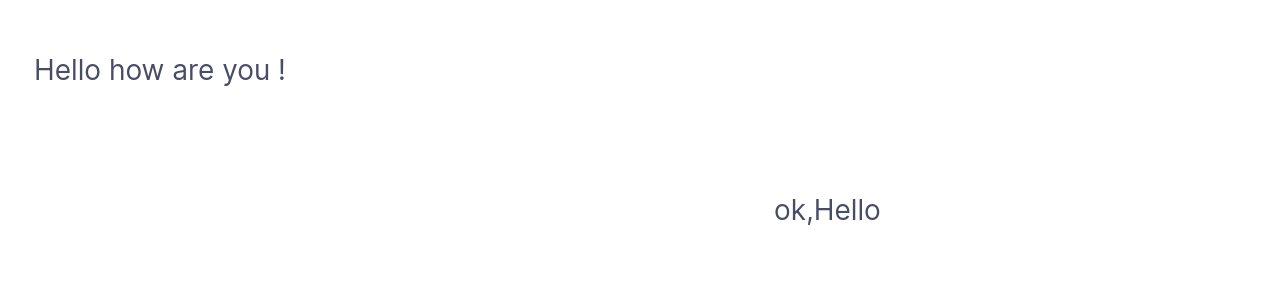
#> input picture Open-cv-detections/document-field-detection-using-template-matching/example1/doc.jpg, 1282 x 282 px, given in place of the camera
$ python main.py
#> lines starting #> are read from the running program, lines starting #| are printed output that depends on the picture; after the words box and inside, x2 and y2 are one past the last pixel; in counts of white or black regions, pixels touching at a corner belong together
### MyProjects/distance-calculator/example2/VideoStreamer.py
import cv2
import numpy as np
from DistanceCalculator import DistanceCalculator


# Frame Width & Height
FRAME_WIDTH = 640
FRAME_HEIGHT = 490
VIDEO_PATH = 0


class RealTimeVideoStreamer:
    """
    RealTimeVideoStreamer : stream video
    """
    CLAHE = cv2.createCLAHE(clipLimit=2.0, tileGridSize=(8, 8))
    vidCapture = None

    def __init__(self, distance_calculator: DistanceCalculator):
        self.__init_video_capture(
            video_path=VIDEO_PATH, frame_w=FRAME_WIDTH, frame_h=FRAME_HEIGHT)
        self.distance_calculator = distance_calculator

    def __init_video_capture(self, video_path: int, frame_w: int, frame_h: int):
#> (key Esc is pressed here)
        self.vidCapture = cv2.VideoCapture(video_path)
        self.vidCapture.set(cv2.CAP_PROP_FRAME_WIDTH, frame_w)
        self.vidCapture.set(cv2.CAP_PROP_FRAME_HEIGHT, frame_h)

    def read_frame(self) -> np.ndarray:
        ret, frame = self.vidCapture.read()
#> frame is the input picture: shape (282, 1282, 3); mean B, G, R 254.2, 254, 254
        return ret, frame

    def execute(self, wait_key_delay=33, quit_key='q', frame_period_s=0.2, applay_delay=True):
        frame_cnt = 0
        while cv2.waitKey(delay=wait_key_delay) != ord(quit_key) and self.vidCapture.isOpened():
            ret, frame = self.read_frame()
#> ret = True
            if ret == True:
                original_image = frame.copy()
                frame = cv2.resize(src=frame, dsize=(960, 540))
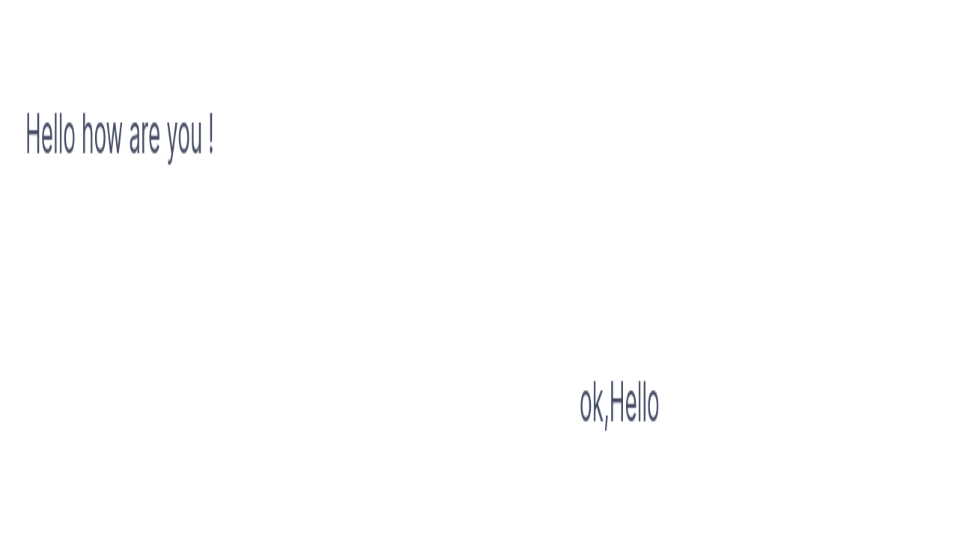
#> frame: shape (540, 960, 3); mean B, G, R 254.2, 254, 254
                original_image = cv2.resize(
                    src=original_image, dsize=(960, 540))
                if applay_delay:
                    frame_cnt += 1
                    if frame_cnt % (frame_period_s * 10) == 0:
                        frame_cnt = 0
                        self.distance_calculator.calc_distance(
                            original=original_image)
                else:
                    self.distance_calculator.calc_distance(
                        original=original_image)
                cv2.imshow('Original', original_image)
        cv2.destroyAllWindows()
        self.vidCapture.release()

### MyProjects/distance-calculator/example2/DistanceCalculator.py
import imutils
import cv2
import numpy as np


class DistanceCalculator:
    def __init__(self, distance_ref, width_ref, pixels):
        self.distance_ref = distance_ref
        self.width_ref = width_ref
        self.focal_ref = (pixels*distance_ref)/width_ref

    def find_object(self, original):
        """

        find object that went to calculate camera-object distance

        we can applay a mask to take only region of intrest
        but here we applay only max contour detection
        """

        # convert the image to grayscale, blur it, and detect edges
        gray = cv2.cvtColor(original, cv2.COLOR_BGR2GRAY)
        gray = cv2.GaussianBlur(gray, (5, 5), 0)
        edged = cv2.Canny(gray, 35, 125)
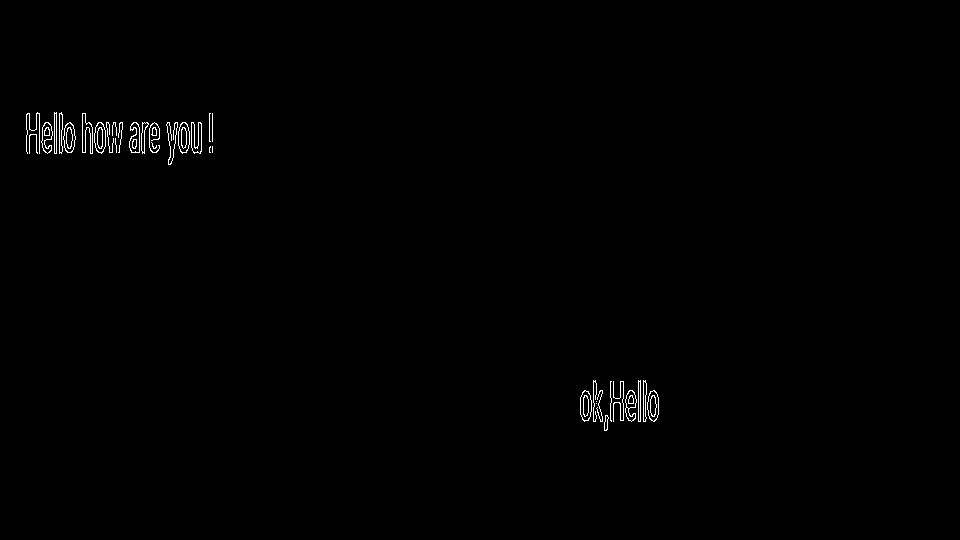
#> edged: shape (540, 960); 0.51% white in thin lines or dots, all inside (x1, y1, x2, y2) = (26, 112, 659, 431)

        # find the contours in the edged image and keep the largest one
        cnts = cv2.findContours(
            edged.copy(), cv2.RETR_LIST, cv2.CHAIN_APPROX_SIMPLE)
#> cnts = 70 contours, 19 with area under 20; largest, box (x1, y1, x2, y2) and area: (178, 122, 190, 154) 278, (580, 390, 592, 422) 276, (94, 122, 106, 154) 274, (647, 390, 659, 422) 272, (63, 122, 76, 153) 271
        cnts = imutils.grab_contours(cnts)
        cv2.drawContours(original, cnts, -1, (0, 0, 255))
        if len(cnts):
            c = max(cnts, key=cv2.contourArea)
#> c = contour of 26 points, box (x1, y1, x2, y2) (178, 122, 190, 154), area 278
            return cv2.minAreaRect(c)
        else:
            return (0, 0), (self.width_ref, 0), 0

    def _calc_distance(self, pixels):
        """ real distance"""
        return (self.width_ref*self.focal_ref)/pixels

    def calc_distance(self, original):
        """ calculate camera-object distance """
        # applay rectangle max area filter and draw contours
        (x, y), (width, height), angle = self.find_object(original=original)
#> x = 183.5; y = 137.5; width = 31; height = 11; angle = -90
        print("distance %d" % self._calc_distance(width))
#| distance 14
        box = cv2.boxPoints(((x, y), (width, height), angle))
#> box = [[189, 153], [178, 153], [178, 122], [189, 122]]
        box = np.int0(box)
        cv2.drawContours(original, [box], -1, (0, 255, 0), 2)
        cv2.putText(original, "%.2f cm" % (self._calc_distance(
            width)), (2, 506), cv2.FONT_HERSHEY_SIMPLEX, 2.0, (0, 255, 0), 2)
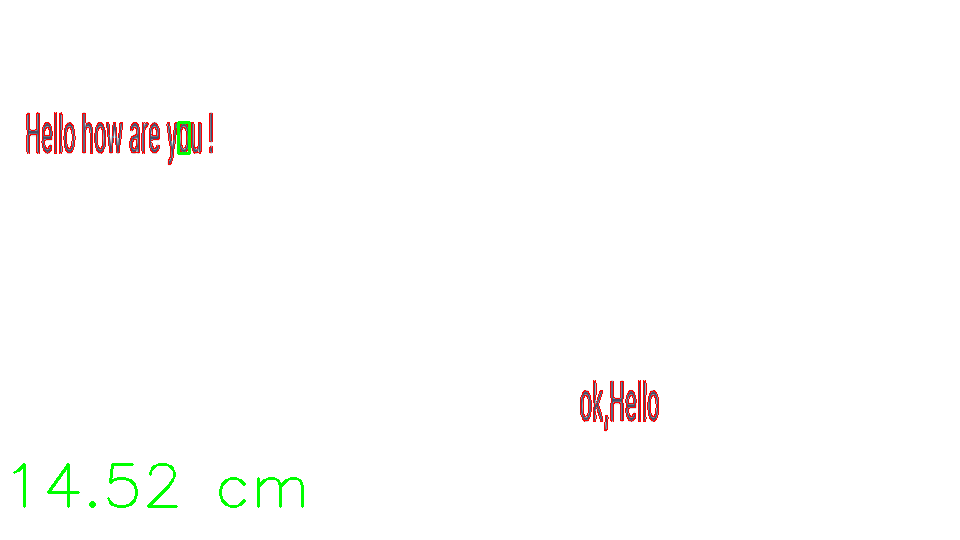
#> original: shape (540, 960, 3); mean B, G, R 252.1, 253, 253.3

### MyProjects/distance-calculator/example2/main.py
"""
    Find distance from camera to object using Python and OpenCV
    Triangle Similarity for Object/Marker to Camera Distance
    camera caractr
        Webcam Name:	HP Webcam-101
        Quality Rating:	71
        Built-in Microphone:	None
        Built-in Speaker:	None
        Frame rate:	8 FPS
        Stream Type:	video
        Image Mode:	rgb
        Webcam MegaPixels:	0.31 MP
        Webcam Resolution:	640×480
        Video Standard:	VGA
        Aspect Ratio:	1.33
        PNG File Size:	456.73 kB
        JPEG File Size:	260.46 kB
        Bitrate:	2.11 MB/s
        Number of Colors:	80563
        Lightness:	72.16%
        Luminosity:	71.98%
        Brightness:	72.03%
        Hue:	15°
        Saturation:	2.82%
"""
from DistanceCalculator import DistanceCalculator
from VideoStreamer import RealTimeVideoStreamer


if __name__ == "__main__":
    distance_ref, width_ref, pixels = 30, 3, 15 # en cm
    distance_calculator = DistanceCalculator(distance_ref, width_ref, pixels)
    RealTimeVideoStreamer(distance_calculator=distance_calculator).execute(
        applay_delay=False)
#> (key Enter is pressed here)
